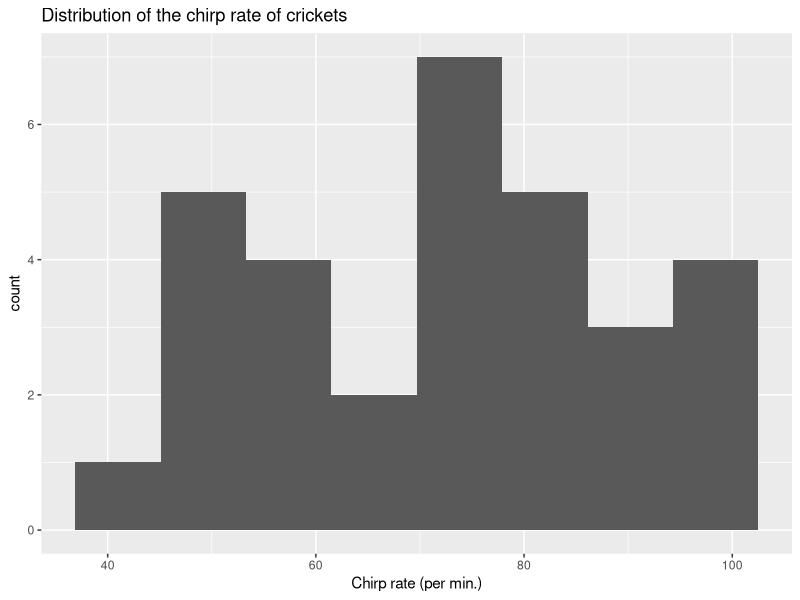
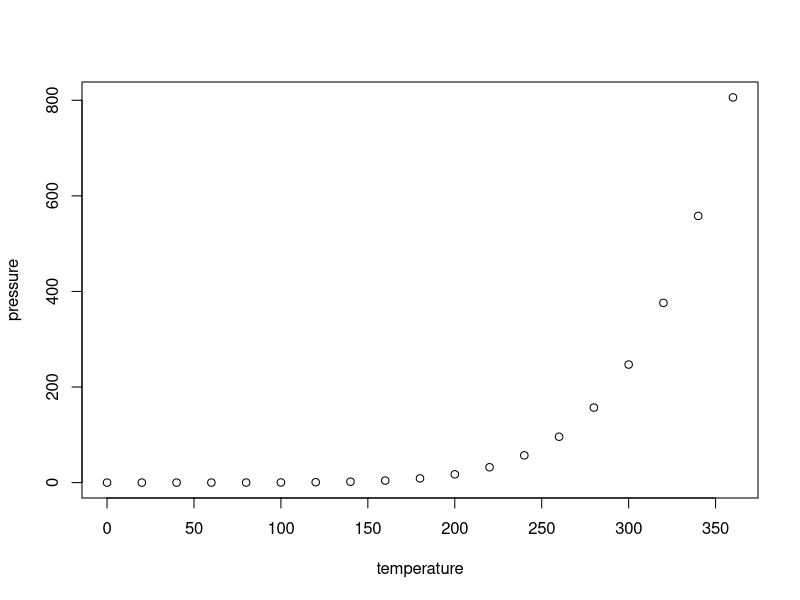

Write R code to recreate these figures, in order.
## ---- chunk 1
knitr::opts_chunk$set(echo = TRUE)
library('tidyverse') ; library('modeldata')
## ---- chunk 2
data(crickets, package = "modeldata")
names(crickets)
## ---- chunk 3
summary(crickets)
## ---- chunk 4
summary(crickets)
ggplot(crickets, aes(x = rate)) +
  geom_histogram(bins = 8) + 
  ggtitle("Distribution of the chirp rate of crickets") +
  xlab('Chirp rate (per min.)')
## ---- chunk 5
plot(pressure)
